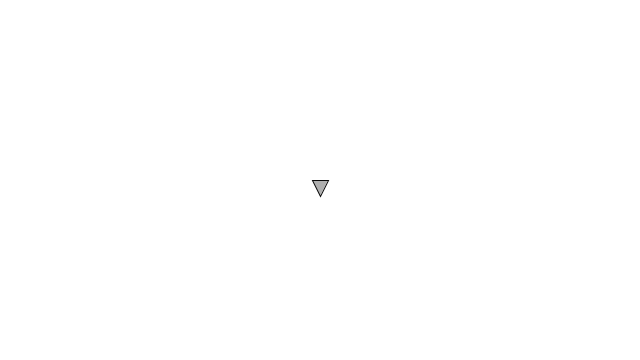
Frame 1 (no input)
Frame 60 (the mouse pressed at the canvas centre just before this capture): identical to frame 1, image omitted
Frame 120 (the mouse held since frame 60 and released just before this capture): identical to frame 1, image omitted

The Processing sketch that drew this single still picture (run headless with seeded random() and noise(); from frame 60 on, the mouse is pressed at the canvas centre):

// Processing sketch: Spaceship
// ── Spaceship.pde
class Mover {
  PVector acceleration;
  PVector velocity;
  float angle;
  PVector location;
  
  
  void checkEdges() {
    if(location.x > width) location.x = -16;
    else if (location.x < -16) location.x = width;
    
    if(location.y > height) location.y = -16;
    else if(location.y < -16) location.y = height;
  }
  
  
  void update() {
    applyFriction();    
    velocity.add(acceleration);
    PVector directional = new PVector(0,1);
    directional.mult(velocity.mag());
    directional.rotate(angle);
    location.add(directional);
    acceleration.mult(0);
    velocity.limit(10);
    checkEdges(); 
  }
  
  void applyFriction() {
    PVector force = velocity.copy();
    force.normalize();
    force.mult(-1* 0.8);
    applyForce(force);
  }
  
  void applyThrust() {
    PVector force = velocity.copy();
    force.normalize();
    if(force.mag() != 0)
      force.mult(20);
    else {
       PVector add = new PVector(1,1);
       add.rotate(force.heading());
       force.add(add);
      
    }
    applyForce(force);
  }
  
  void applyForce(PVector act) {
    PVector force = act.copy();
    force.div(16);
    acceleration.add(force);
  }
  void tiltLeft() {
      angle += 0.07;
   }
  void tiltRight() { 
    angle -= 0.07;
  }
  
  void draw() {
     fill(175);
     stroke(10);
     rectMode(CENTER);
     pushMatrix();
     translate(location.x, location.y);
     rotate(angle);
     triangle(-8,0, 0, 16, 8, 0);
     popMatrix();
  }

    Mover() {
      location = new PVector(width/2, height/2);
      velocity = new PVector(0,0);
      acceleration = new PVector(0,0);
    }
}
Mover spaceship;
void setup() {
  spaceship = new Mover();
  background(255);
  size(640, 360);
 
}


void draw() {
  background(255);
  print(keyPressed);
   if(keyPressed) {
     print(key);
     
     switch(key) {
       case 'a':
       spaceship.tiltLeft();
       break;
       case 'd':
       spaceship.tiltRight();
       break;
       case 'w':
       spaceship.applyThrust();
       break;
       case 's':
       spaceship.applyFriction();
       break;
     }   
   }
   spaceship.update();
   spaceship.draw();
   
  
   print(spaceship.acceleration); 
}
